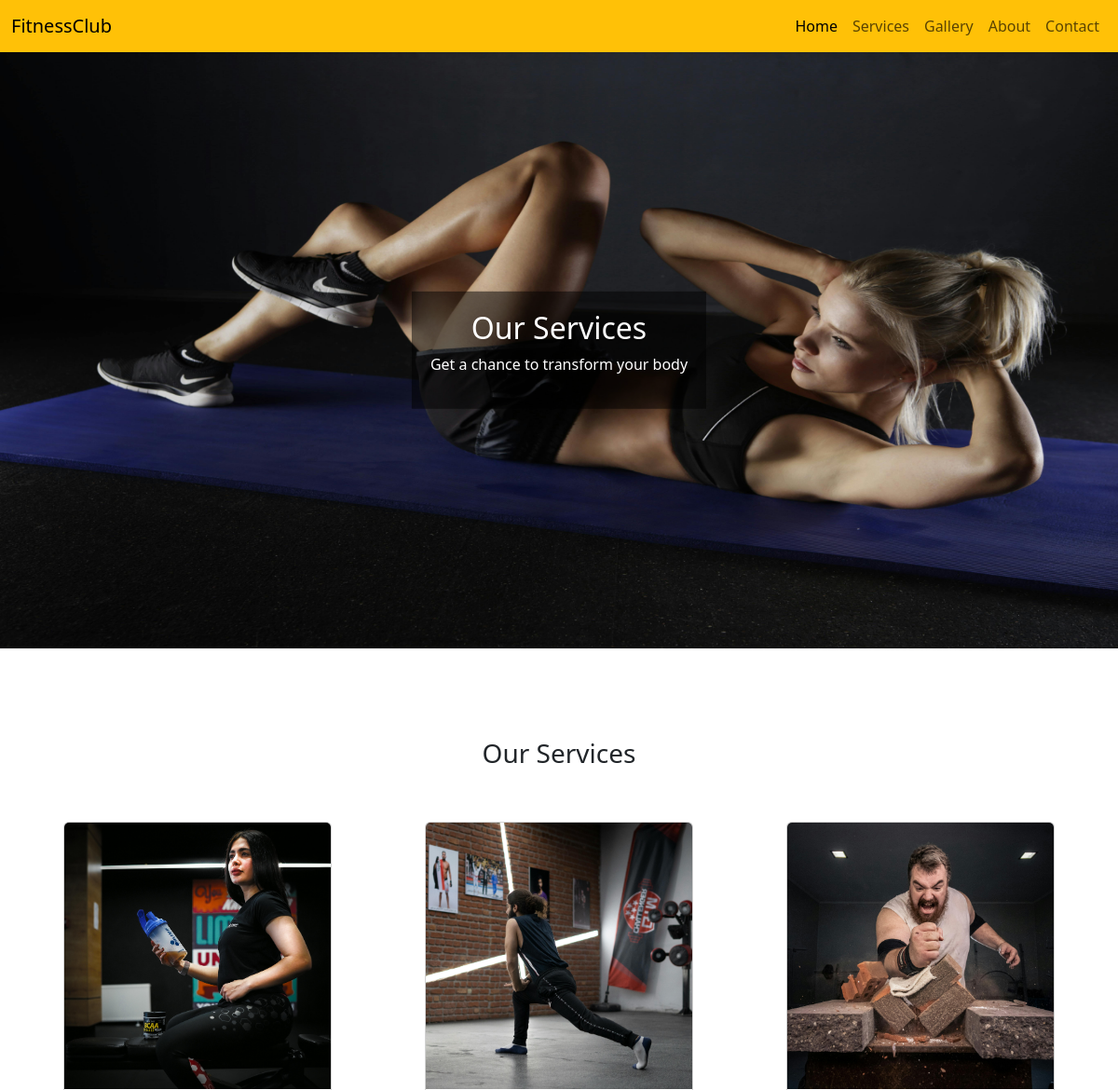
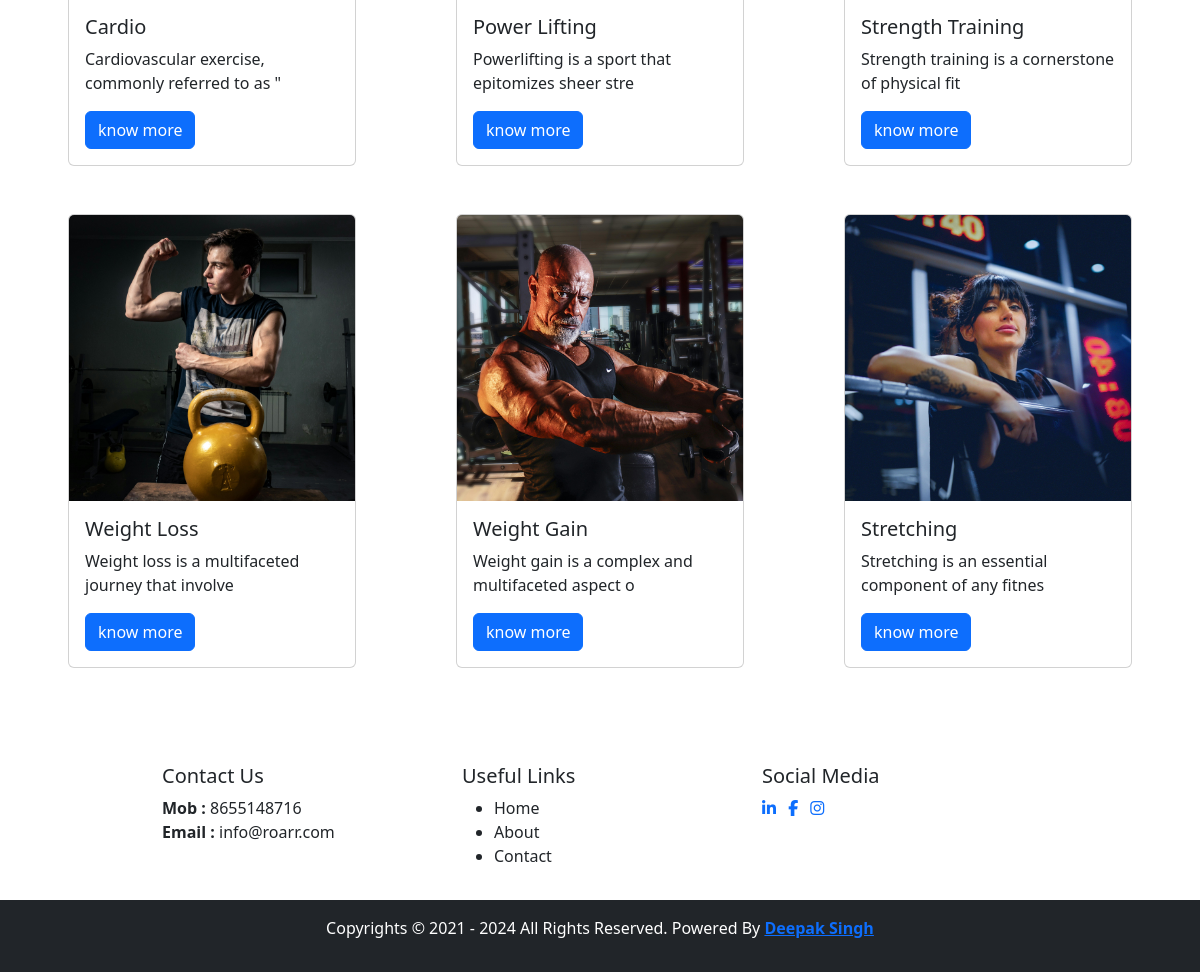
/services.php, run on the app's committed database (2 pictures, top to bottom).
### tables this page shows
CREATE TABLE `services` (
  `id` int(11) NOT NULL,
  `title` varchar(255) NOT NULL,
  `description` varchar(1000) NOT NULL,
  `image` varchar(255) NOT NULL
);

### services.php (the view, shortened to what this page needs)
<!DOCTYPE html>
<html lang="en">
<head>
    <link rel="stylesheet" href="css/bootstrap.min.css">
    <link rel="stylesheet" href="https://cdnjs.cloudflare.com/ajax/libs/font-awesome/6.5.1/css/all.min.css">
    <link rel="stylesheet" href="css/style.css">
</head>
<body>
    <?php include "header.php"; ?>
    <div class="banner">
        <img src="assets/banner-1.jpg" alt="Banner Image">
        <div class="overlay">
            <h2>Our Services</h2>
            <p>Get a chance to transform your body</p>
        </div>
    </div>
    <div class="container py-5">
        <div class="row py-5">
            <div class="col">
                <h3 class="h3 text-capitalize text-center">our services</h3>
            </div>
        </div>
        <div class="row g-5">
            <?php
            include "db.php";
            $sql = "select * from services";
            $result = mysqli_query($conn, $sql);
            if (mysqli_num_rows($result) > 0) {
                while ($row = mysqli_fetch_assoc($result)) {
            ?>
                    <div class="col d-flex justify-content-center">
                        <div class="card" style="width: 18rem;">
                            <img src="<?php echo "assets/uploads/" . $row['image']; ?>" class="card-img-top" alt="...">
                            <div class="card-body">
                                <h5 class="card-title"><?php echo $row['title']; ?></h5>
                                <p class="card-text"><?php echo substr($row['description'], 0, 50); ?></p>
                                <a href="<?php echo "http://localhost/fitness_club/inner-services.php?id=" . $row['id']; ?>" class="btn btn-primary capitalize">know more</a>
                            </div>
                        </div>
                    </div>
            <?php }
            } ?>
        </div>
    </div>
    <?php include "footer.php"; ?>
</body>
</html>

### header.php (shortened to what this page needs)
<nav class="navbar navbar-expand-lg bg-warning">
  <div class="container-fluid">
    <a class="navbar-brand" href="http://localhost/fitness_club/">FitnessClub</a>
    <div class="collapse navbar-collapse" id="navbarSupportedContent">
      <ul class="navbar-nav ms-auto mb-2 mb-lg-0">
        <li class="nav-item">
          <a class="nav-link active" aria-current="page" href="<?php echo "http://localhost/fitness_club"; ?>">Home</a>
        </li>
        <li class="nav-item">
          <a class="nav-link" href="<?php echo "http://localhost/fitness_club/services.php"; ?>">Services</a>
        </li>
        <li class="nav-item">
          <a class="nav-link" href="<?php echo "http://localhost/fitness_club/gallery.php"; ?>">Gallery</a>
        </li>
        <li class="nav-item">
          <a class="nav-link" href="<?php echo "http://localhost/fitness_club/about.php"; ?>">About</a>
        </li>
        <li class="nav-item">
          <a class="nav-link" href="<?php echo "http://localhost/fitness_club/contact.php"; ?>">Contact</a>
        </li>
      </ul>
    </div>
  </div>
</nav>

### footer.php
<div class="container-fluid pt-5">
    <div class="row justify-content-center d-flex">
        <div class="col-3">
            <h5>Contact Us</h5>
            <strong>Mob :</strong> 8655148716<br>
            <strong>Email :</strong> info@roarr.com
        </div>
        <div class="col-3">
            <h5>Useful Links</h5>
            <ul>
                <li class="nav-item"><a href="<?php echo "http://localhost/fitness_club"; ?>" class="nav-link">Home</a></li>
                <li class="nav-item"><a href="<?php echo "http://localhost/fitness_club/about.php"; ?>" class="nav-link">About</a></li>
                <li class="nav-item"><a href="<?php echo "http://localhost/fitness_club/contacct.php"; ?>" class="nav-link">Contact</a></li>
            </ul>
        </div>
        <div class="col-3">
            <h5>Social Media</h5>
            <a href="<?php echo "https://www.linkedin.com"; ?>" class="pe-2" target="_blank"><i class="fa-brands fa-linkedin-in"></i></a>
            <a href="<?php echo "https://www.facebook.com"; ?>" class="pe-2" target="_blank"><i class="fa-brands fa-facebook-f"></i></a>
            <a href="<?php echo "https://www.instagram.com"; ?>" target="_blank"><i class="fa-brands fa-instagram"></i></a>
        </div>
    </div>
    <div class="row bg-dark text-white text-center py-3 mt-3">
        <div class="col">
            <p>Copyrights &copy; 2021 - <?php echo date("Y"); ?> All Rights Reserved. Powered By <strong><a href="#">Deepak Singh</a></strong></p>
        </div>
    </div>
</div>

### css/style.css (style rules this page uses)
.banner { position: relative; width: 100%; max-width: 100vw; margin: 0 auto; }
.banner img { width: 100%; max-height: 80vh; display: block; }
.overlay { position: absolute; top: 50%; left: 50%; transform: translate(-50%, -50%); background-color: rgba(0, 0, 0, 0.5); color: white; padding: 20px; text-align: center; }

### data on the page
services: image (picture), title "Cardio", description "Cardiovascular exercise, commonly referred to as \""
services: image (picture), title "Power Lifting", description "Powerlifting is a sport that epitomizes sheer stre"
services: image (picture), title "Strength Training", description "Strength training is a cornerstone of physical fit"
services: image (picture), title "Weight Loss", description "Weight loss is a multifaceted journey that involve"
services: image (picture), title "Weight Gain", description "Weight gain is a complex and multifaceted aspect o"
services: image (picture), title "Stretching", description "Stretching is an essential component of any fitnes"
